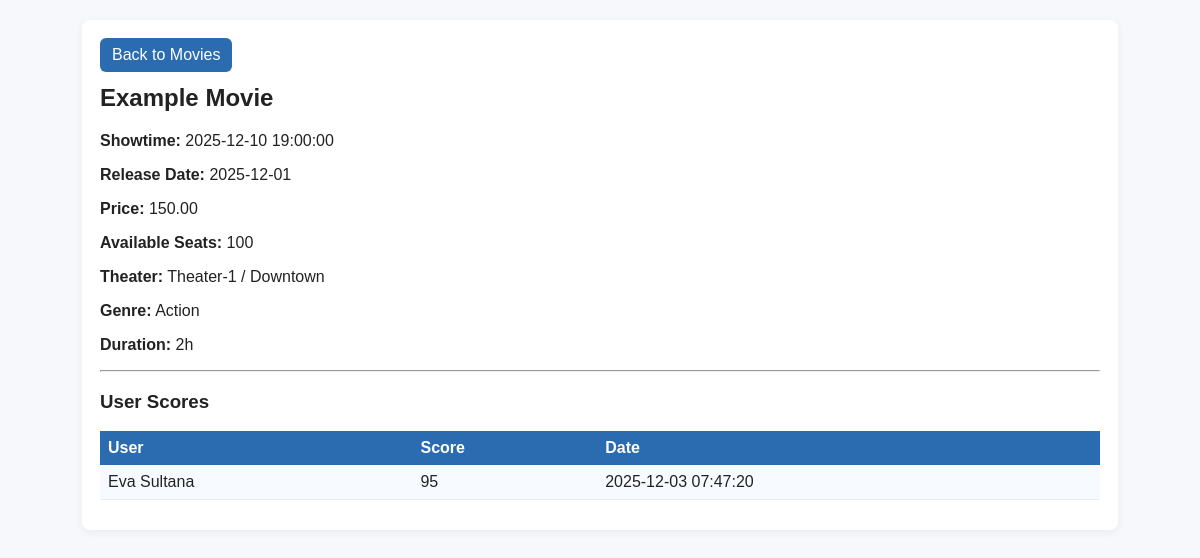
The page /movie_details.php?id=5 on the database its author committed.
### tables this page shows
CREATE TABLE movies (
  movie_id INT AUTO_INCREMENT PRIMARY KEY,
  title VARCHAR(255) NOT NULL,
  showtime DATETIME NOT NULL,
  release_date DATE,
  price_per_seat DECIMAL(8,2) NOT NULL DEFAULT 0.00,
  total_seats INT NOT NULL DEFAULT 0,
  theater_id INT NOT NULL,
  genre VARCHAR(100),
  duration VARCHAR(50),
  FOREIGN KEY (theater_id) REFERENCES theaters(theater_id) ON DELETE CASCADE
);

CREATE TABLE theaters (
  theater_id INT AUTO_INCREMENT PRIMARY KEY,
  theater_number VARCHAR(50) NOT NULL,
  location VARCHAR(255) NOT NULL
);

CREATE TABLE scores (
  score_id INT AUTO_INCREMENT PRIMARY KEY,
  user_id INT NOT NULL,
  movie_id INT NOT NULL,
  score INT NOT NULL,
  score_date DATETIME NOT NULL DEFAULT CURRENT_TIMESTAMP,
  FOREIGN KEY (user_id) REFERENCES users(user_id) ON DELETE CASCADE,
  FOREIGN KEY (movie_id) REFERENCES movies(movie_id) ON DELETE CASCADE,
  UNIQUE KEY uq_user_movie (user_id, movie_id)
);

CREATE TABLE users (
  user_id INT AUTO_INCREMENT PRIMARY KEY,
  name VARCHAR(100) NOT NULL,
  phone VARCHAR(30),
  email VARCHAR(150) NOT NULL UNIQUE,
  password VARCHAR(255) NOT NULL,
  is_approved TINYINT(1) NOT NULL DEFAULT 0
);

### movie_details.php (the view, shortened to what this page needs)
<?php
require 'db.php';
$movie_id = (int)($_GET['id'] ?? 0);
$stmt = $mysqli->prepare("SELECT m.*, t.theater_number, t.location FROM movies m
                          JOIN theaters t ON m.theater_id = t.theater_id
                          WHERE movie_id=?");
$stmt->bind_param('i',$movie_id);
$stmt->execute();
$movie = $stmt->get_result()->fetch_assoc();
$scores = $mysqli->prepare("SELECT s.score, s.score_date, u.name AS user_name
                            FROM scores s
                            JOIN users u ON s.user_id = u.user_id
                            WHERE s.movie_id = ?
                            ORDER BY s.score_date DESC");
$scores->bind_param('i',$movie_id);
$scores->execute();
$score_list = $scores->get_result();
?>
<!doctype html>
<html>
<head><meta charset="utf-8"><title>Movie Details</title><link rel="stylesheet" href="style.css"></head>
<body>
<div class="container">
  <div class="nav">
    <a class="button" href="movies.php">Back to Movies</a>
  </div>
  <h2><?php echo htmlspecialchars($movie['title']); ?></h2>
  <p><strong>Showtime:</strong> <?php echo htmlspecialchars($movie['showtime']); ?></p>
  <p><strong>Release Date:</strong> <?php echo htmlspecialchars($movie['release_date']); ?></p>
  <p><strong>Price:</strong> <?php echo htmlspecialchars($movie['price_per_seat']); ?></p>
  <p><strong>Available Seats:</strong> <?php echo htmlspecialchars($movie['total_seats']); ?></p>
  <p><strong>Theater:</strong> <?php echo htmlspecialchars($movie['theater_number']); ?> /
     <?php echo htmlspecialchars($movie['location']); ?></p>
  <p><strong>Genre:</strong> <?php echo htmlspecialchars($movie['genre']); ?></p>
  <p><strong>Duration:</strong> <?php echo htmlspecialchars($movie['duration']); ?></p>
  <hr>
  <h3>User Scores</h3>
  <table>
    <tr><th>User</th><th>Score</th><th>Date</th></tr>
    <?php while($s = $score_list->fetch_assoc()): ?>
    <tr>
      <td><?php echo htmlspecialchars($s['user_name']); ?></td>
      <td><?php echo (int)$s['score']; ?></td>
      <td><?php echo htmlspecialchars($s['score_date']); ?></td>
    </tr>
    <?php endwhile; ?>
  </table>
</div>
</body>
</html>

### style.css (style rules this page uses)
body { font-family: Arial, Helvetica, sans-serif; background: #f6f8fb; margin: 0; padding: 20px; color: #222; }
.container { max-width: 1000px; margin: 0 auto; background: #fff; padding: 18px; border-radius: 8px; box-shadow: 0 2px 8px rgba(0,0,0,0.06); }
h1,h2 { margin-top: 0; }
table { width: 100%; border-collapse: collapse; margin-bottom: 12px; }
th { background: #2b6cb0; color: white; padding: 8px; text-align: left; }
td { padding: 8px; border-bottom: 1px solid #e6eef8; }
tr:nth-child(even) td { background: #f7fbff; }
.button { display: inline-block; padding: 8px 12px; border-radius: 6px; text-decoration: none; background: #2b6cb0; color: white; border: 0; cursor: pointer; }
.nav { margin-bottom: 12px; }
.nav a { margin-right: 8px; }

### rows shown on the page
movies: title "Example Movie", showtime "2025-12-10 19:00:00", release_date "2025-12-01", price_per_seat "150.00", total_seats "100", theater.theater_number "Theater-1", theater.location "Downtown", genre "Action", duration "2h"
scores: user.name "Eva Sultana", score "95", score_date "2025-12-03 07:47:20"
